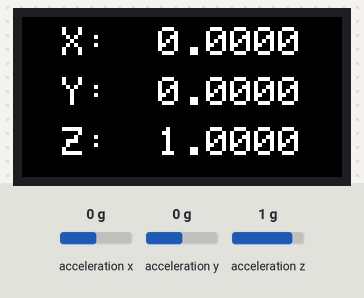
A sketch run on a simulated ESP32. Shown: 160×80 colour display. Inputs (shaded band) come from the test bench; at power-on: acceleration x 0 g, acceleration y 0 g, acceleration z 1 g. Nothing arrives over Bluetooth unless stated; what the sketch prints to the serial monitor is not drawn.

Above: at 1.3 s.
1.4 s: acceleration x set to -1.4 g
At 2.6 s:
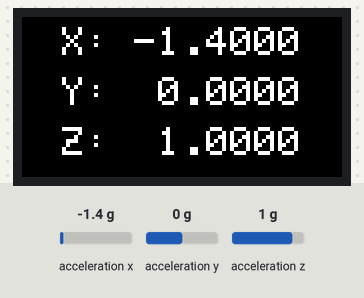
2.9 s: acceleration y set to -1.4 g
At 3.9 s:
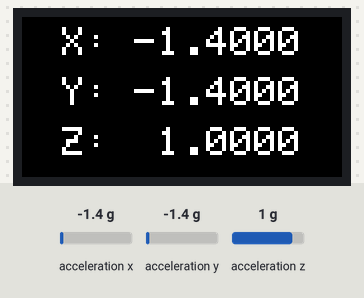
4.4 s: acceleration z set to -1.4 g
At 4.9 s:
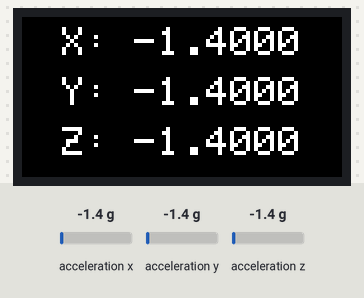
5.9 s: acceleration x set to -0.8 g
At 7.2 s:
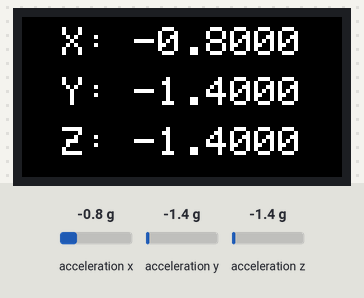
Timing chart, 0 to 8.4 s (numbered marks = the images above; inputs shaded):
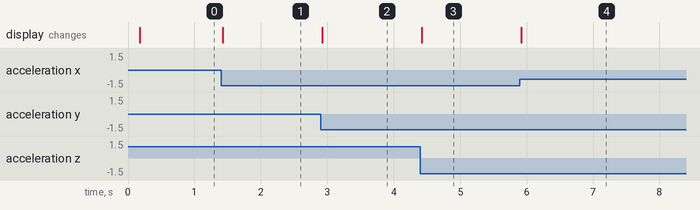

The sketch:

BTSerial_LV.ino
```cpp
// BlueTooth serial and LabView

// https://forums.ni.com/t5/北東北-LabVIEWユーザー会/ESP32-BluetoothSerial-and-LabVIEW/td-p/4033489?profile.language=ja


#include <M5StickC.h>
#include "BluetoothSerial.h"
float accX = 0.0F;
float accY = 0.0F;
float accZ = 0.0F;
BluetoothSerial SerialBT;
void setup() {
Serial.begin(115200);
Serial.println("M5_Acc.ino");

SerialBT.begin("ESP32");

M5.begin();
M5.IMU.Init();
M5.Lcd.setRotation(3);
M5.Lcd.fillScreen(BLACK);
M5.Lcd.setTextSize(2);
}
void loop() {
M5.IMU.getAccelData(&accX,&accY,&accZ);
//Serial.printf("%7.4f, %7.4f, %7.4f\n", accX, accY, accZ);
SerialBT.printf("%7.4f, %7.4f, %7.4f\n", accX, accY, accZ);
M5.Lcd.setCursor(20, 5);
M5.Lcd.printf("X: %7.4f", accX);
M5.Lcd.setCursor(20, 30);
M5.Lcd.printf("Y: %7.4f", accY);
M5.Lcd.setCursor(20, 55);
M5.Lcd.printf("Z: %7.4f", accZ);
delay(10);
}
```

Measured:
- after the input at 1.4 s, the display: changes at once (image 1)
- after the input at 2.9 s, the display: changes at once (image 2)
- after the input at 4.4 s, the display: changes at once (image 3)
- after the input at 5.9 s, the display: changes at once (image 4)
